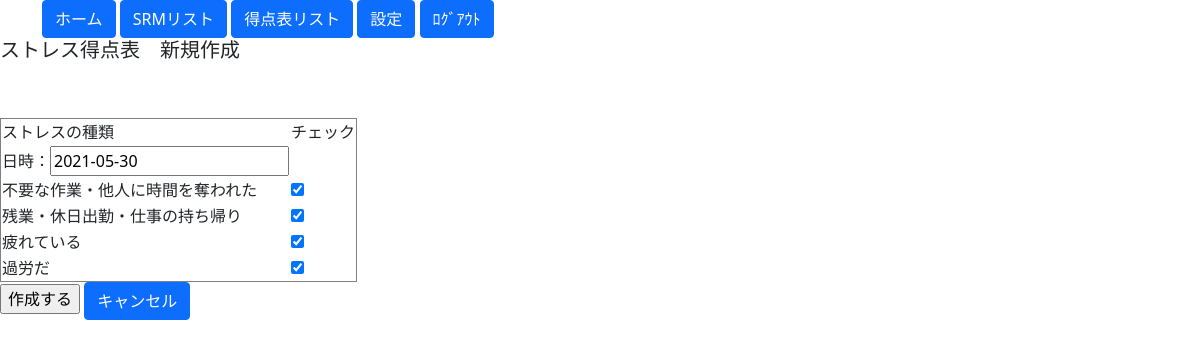
Page /stpoint/st_create/ on the committed database.
### blogpost/models.py (models this page shows, shortened)
class StPointModel(models.Model):
    point_date = models.DateField(default=timezone.now, primary_key=True, help_text="日付") #unique_for_date=True
    point1 = models.BooleanField(default='Flase')
    point2 = models.BooleanField(default='Flase')
    point3 = models.BooleanField(default='Flase')
    point4 = models.BooleanField(default='Flase')
    point5 = models.BooleanField(default='Flase')
    point6 = models.BooleanField(default='Flase')
    point7 = models.BooleanField(default='Flase')
    point8 = models.BooleanField(default='Flase')
    point9 = models.BooleanField(default='Flase')
    point10 = models.BooleanField(default='Flase')
    point11 = models.BooleanField(default='Flase')
    point12 = models.BooleanField(default='Flase')
    point13 = models.BooleanField(default='Flase')
    point14 = models.BooleanField(default='Flase')
    point15 = models.BooleanField(default='Flase')
    point16 = models.BooleanField(default='Flase')
    point17 = models.BooleanField(default='Flase')
    point18 = models.BooleanField(default='Flase')
    point19 = models.BooleanField(default='Flase')
    point20 = models.BooleanField(default='Flase')
    point21 = models.BooleanField(default='Flase')
    point22 = models.BooleanField(default='Flase')
    point23 = models.BooleanField(default='Flase')
    point24 = models.BooleanField(default='Flase')
    point25 = models.BooleanField(default='Flase')
    point26 = models.BooleanField(default='Flase')
    point27 = models.BooleanField(default='Flase')
    point28 = models.BooleanField(default='Flase')
    point29 = models.BooleanField(default='Flase')
    point30 = models.BooleanField(default='Flase')

class StPointNameModel(models.Model):
    episode = models.CharField(max_length=30)
    category = models.CharField(
        verbose_name="分類",
        choices=CONDITION,
        max_length=20,
        blank=True
        )
    point = models.IntegerField(default=30, validators=[MinValueValidator(1), MaxValueValidator(100)], help_text="1～100")
    def __str__(self):
        return self.episode

### blogpost/views.py (the view)
# urls.py: path('stpoint/st_create/', St_Create.as_view(), name='St_create'),
class St_Create(CreateView):
    template_name = 'stpoint/st_create.html'
    model = StPointModel
    fields = "__all__"
    success_url = reverse_lazy('St_list')
    def get_context_data(self, **kwargs):
        context = super().get_context_data(**kwargs) # はじめに継承元のメソッドを呼び出す
        context['stcategolys'] = list(StPointModel.objects.all())
        context['stNames'] = list(StPointNameModel.objects.all())
        return context

### blogpost/templates/stpoint/st_create.html (shortened to what this page needs)
{% extends 'base.html' %}
{% block content %}
<form action="" method="POST">{% csrf_token %}
    <h5>ストレス得点表　新規作成</h5>
    <table border="1" style="border-collapse: collapse">
        <thead>
                <td>ストレスの種類</td>
                <td>チェック</td>
        </thead>
    <tbody>
    <tr>
        <td>日時：{{ form.point_date }}</td>
        <td></td>
    </tr>
    {% if stNames.0 != None %}
      <tr>
        <td>{{ stNames.0 }}</td>
        <td>{{ form.point1 }}{{ form.point1.errors }}</td>
      </tr>
    {% endif %}
    {% if stNames.1 != None %}
      <tr>
        <td>{{ stNames.1 }}</td>
        <td>{{ form.point2 }}{{ form.point2.errors }}</td>
      </tr>
    {% endif %}
    {% if stNames.2 != None %}
      <tr>
        <td>{{ stNames.2 }}</td>
        <td>{{ form.point3 }}{{ form.point3.errors }}</td>
      </tr>
    {% endif %}
    {% if stNames.3 != None %}
      <tr>
        <td>{{ stNames.3 }}</td>
        <td>{{ form.point4 }}{{ form.point4.errors }}</td>
      </tr>
    {% endif %}
</tbody>
</table>
    <input type="submit" value="作成する">
    <a class="btn btn-primary" href="{% url 'St_list' %}" role="button">キャンセル</a>
</form>
{% endblock content %}

### rows in the picture
StPointNameModel: episode "不要な作業・他人に時間を奪われた"
StPointNameModel: episode "残業・休日出勤・仕事の持ち帰り"
StPointNameModel: episode "疲れている"
StPointNameModel: episode "過労だ"
